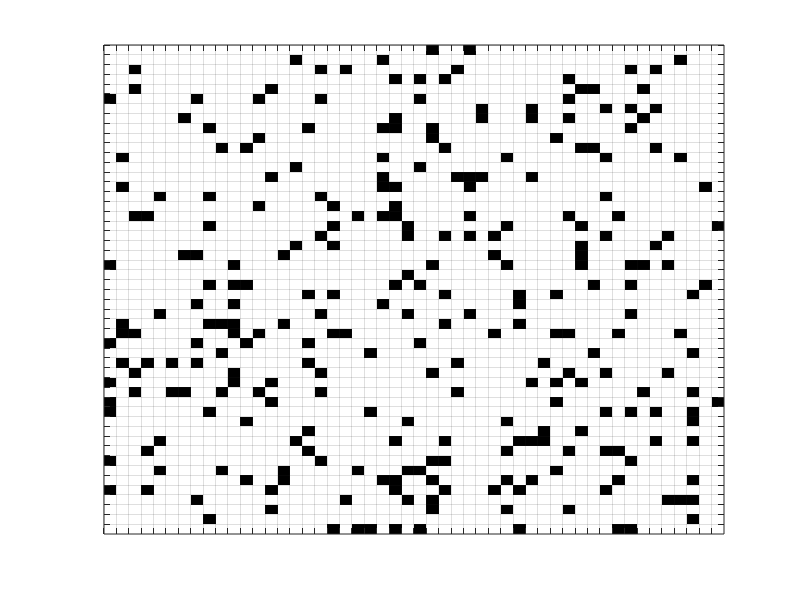

Write MATLAB code to recreate this figure. (Note: this script raises an error after producing the figure.)
clear;
clc;


%%% key parameters:

s=50;            % size of the grid (square s x s) - default: 50
n=300;           % number of initial living cells - default: 300
niter=40;        % number of iterations - default: 40


%%% additional parameters:

ms=5;           % margin size (to account to what happens just out of the border) - default: 5
speed=0.2;      % speed (number of seconds/frame) - default: 0.4


%%% total size of the grid and total number of living cells:

ts=s+2*ms;         % size of the full grid
tn=n*(ts^2/s^2);   % number of living cells in the full grid


%%% generate random pattern:

k=ceil(ts^2.*rand(tn,1));   % random


%%% pre-defined initial pattern:

%s=10; ms=1; ts=s+2*ms; niter=8; k=[53,54,65];                % stable block
%s=10; ms=1; ts=s+2*ms; niter=10; k=[53,54,55];                % blinker (periodic pattern)
%s=10; ms=1; ts=s+2*ms; niter=8; k=[53,54,55,64,65,66];       % toad (periodic pattern)
%s=20; ms=5; ts=s+2*ms; niter=70; k=[188,219,247,248,249];    % glider (spaceship)
%s=20; ms=5; ts=s+2*ms; niter=30; k=[193,195,226,256,283,286,314,315,316];  % glider (spaceship)
%s=40; ms=5; ts=s+2*ms; niter=120; speed=0.05; k=[870,871,874,920,923,970,973,974,1022,1070,1072,1073,1074];  % growing growing

%%% generate initial matrix

M=zeros(ts);
M(k)=1;


%%% run the game

figure(1);
clf;

for i=0:niter
   fprintf('.');
   pause(speed);
   if i>0
   M=update(M);
   end
   Mout=ones(s)-M([ms:end-ms-1],[ms:end-ms-1]);
   h=imagesc(Mout);
   colormap(gray);
   set(gca,'XTickLabel',{''})    % to remove x tick labels
   set(gca,'YTickLabel',{''})    % to remove y tick labels
   set(gca,'XTick',[0.5:1:s])    % to remove x ticks
   set(gca,'YTick',[0.5:1:s])    % to remove y ticks
   grid on
   
   if i < 10
      myfile = sprintf('frame0%d.jpg',i);
   else
      myfile = sprintf('frame%d.jpg',i);
   end
   r=5;  % resolution
   Msav=resolution(Mout,r);
   imwrite(Msav,myfile,'jpg','quality',100);
   
%   P(i+1)=getframe;   % used for the movie

end

fprintf('\n\n');

%%% show the movie

% fprintf('play the movie...\n');
% 
% mplay=1;      % number of time the movie is played
% mspeed=1;     % speed of the movie (number of frames/second)
% 
% figure(2)
% clf;
% movie(P,mplay,mspeed)
% 
% fprintf('save the movie...\n');
% 
% movie2avi(P,'test.avi') 
% 
% fprintf('finished!\n');



% ==================================================
% Update matrix
% ==================================================

function P=update(M);

%% Rules of the Game of Life (Conway):
%% Each living cell with 0 or 1 neighbors dies (loneliness)
%% Each living cell with 4 or more neighbors dies (overpopulation).
%% Each dead cell with 2 or 3 neighbors get to life.

s=length(M);
P=zeros(s);

for i=2:s-1
  for j=2:s-1
      nn=M(i-1,j-1)+M(i,j-1)+M(i+1,j-1)+M(i-1,j)+M(i+1,j)+M(i-1,j+1)+M(i,j+1)+M(i+1,j+1);   % number of neighbourgs
      if(M(i,j)==0 && nn == 3)
          P(i,j)=1;
      elseif(M(i,j)==1 && nn >= 2 && nn <= 3)
          P(i,j)=1;
      end
  end
end


end


% ==================================================
% Resolution
% ==================================================

function P=resolution(M,r);

%% I didn't find any matlab option to increase the resolution when saving
%% an image in a jpg file. So I created this little function that converts
%% a n x n matrix into a n*r x n*r matrix

n=length(M);      % size of the original matrix
nr=n*r;           % size of the new matrix
P=zeros(nr);      % initialization of the new matrix

for i=1:n
  for j=1:n
     for k=(i-1)*r+1:i*r
        for p=(j-1)*r+1:j*r
            P(k,p)=M(i,j);
        end
     end
  end
end


end